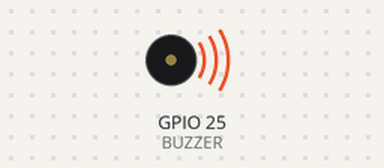
Recording of a sketch running on a simulated ESP32. On the bench: buzzer (waves = sounding).

Above: at 1.75 s.
At 3.4 s:
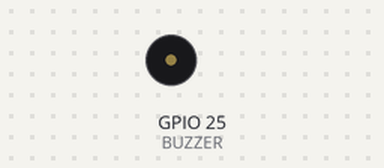
Timing chart, 0 to 16.3 s (numbered marks = the images above):
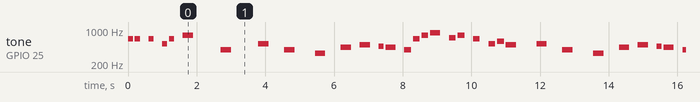

The sketch:

esp32_harrypooter.ino
```cpp
#define BUZZER 25
#define CHANNEL 0

int melody[] = {

  659,659,0,659,
  0,523,659,0,
  784,0,0,0,
  392,0,0,0,

  523,0,0,392,
  0,0,330,0,
  0,440,0,494,
  0,466,440,0,

  392,659,784,
  880,0,698,784,
  0,659,0,523,
  587,494,0,0,

  523,0,0,392,
  0,0,330,0,
  0,440,0,494,
  0,466,440,0,

  392,659,784,
  880,0,698,784,
  0,659,0,523,
  587,494,0,0
};

int noteDurations[] = {

  150,150,150,150,
  150,150,150,150,
  300,150,150,300,
  300,150,150,300,

  300,150,150,300,
  300,150,300,150,
  150,300,150,300,
  150,150,300,150,

  200,200,200,
  300,150,200,200,
  150,200,150,200,
  200,300,150,300,

  300,150,150,300,
  300,150,300,150,
  150,300,150,300,
  150,150,300,150,

  200,200,200,
  300,150,200,200,
  150,200,150,200,
  200,300,150,300
};

int sizeMelody = sizeof(melody) / sizeof(int);

void setup() {

  ledcSetup(CHANNEL, 2000, 8);

  ledcAttachPin(BUZZER, CHANNEL);
}

void loop() {

  for (int thisNote = 0; thisNote < sizeMelody; thisNote++) {

    int noteDuration = noteDurations[thisNote];

    ledcWriteTone(CHANNEL, melody[thisNote]);

    delay(noteDuration);

    ledcWriteTone(CHANNEL, 0);

    delay(50);
  }

  delay(5000);
}
```

Measured:
- by itself, tone on GPIO 25 (BUZZER): plays 659 Hz for 0.15 s, 659 Hz for 0.15 s, 659 Hz for 0.15 s, 523 Hz for 0.15 s, 659 Hz for 0.15 s, 784 Hz for 0.30 s … (214 notes in this stretch)
